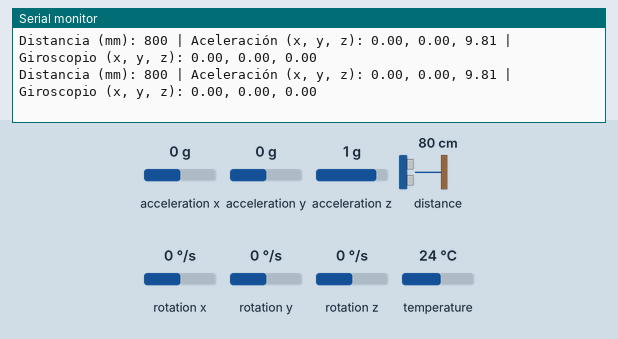
Recording of a sketch running on a simulated Arduino Uno, built with avr-gcc and run on an emulated ATmega328P. Shown: the last lines printed to the serial monitor. Inputs (shaded band) come from the test bench; at power-on: acceleration x 0 g, distance to the obstacle 80 cm, acceleration y 0 g, acceleration z 1 g, rotation x 0 °/s, rotation y 0 °/s, rotation z 0 °/s, temperature 24 °C.

Above: at 1.2 s.
1.3 s: acceleration x set to -1.4 g
At 3.2 s:
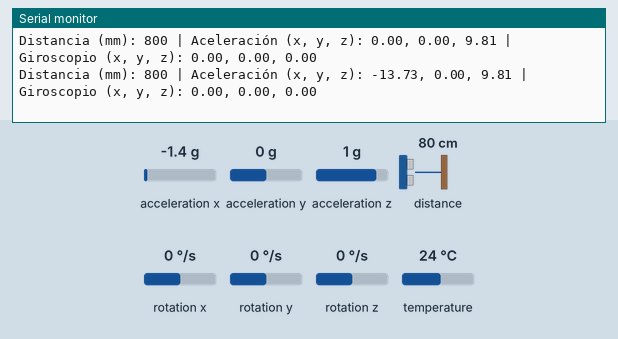
5.6 s: distance to the obstacle set to 250 cm
At 6.4 s:
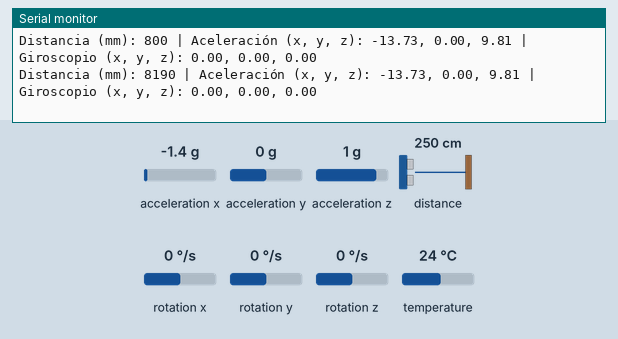
9.3 s: acceleration y set to -1.4 g
At 10.6 s:
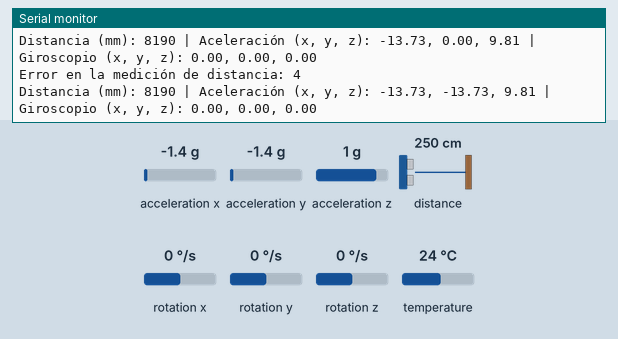
10.8 s: acceleration z set to -1.4 g
At 11.6 s:
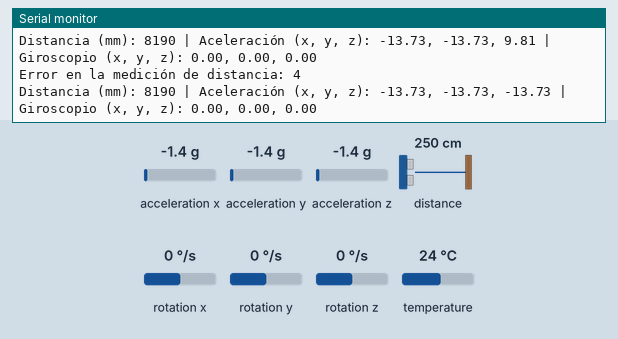
12.3 s: rotation x set to -192 °/s
At 13.2 s:
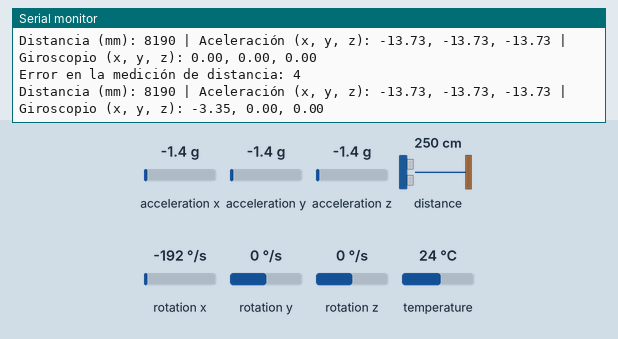

Measured:
- after the input at 1.3 s, the serial monitor: prints a new line after 0.99 s (image 1)
- after the input at 5.6 s, the serial monitor: prints a new line at once (image 2)
- after the input at 9.3 s, the serial monitor: prints a new line after 0.80 s (image 3)
- after the input at 10.8 s, the serial monitor: prints a new line after 0.42 s (image 4)
- after the input at 12.3 s, the serial monitor: prints a new line at once (image 5)

The sketch:

radar_prueba.ino
```cpp
#include <Wire.h>
#include <Adafruit_VL53L0X.h>
#include <Adafruit_MPU6050.h>
#include <Adafruit_Sensor.h> // Necesario para la librería del MPU6050 de Adafruit

// Objeto para el sensor de distancia VL53L0X
Adafruit_VL53L0X lox = Adafruit_VL53L0X();

// Objeto para el giroscopio/acelerómetro MPU6050
Adafruit_MPU6050 mpu6050;

// Variables para almacenar los datos del MPU6050
sensors_event_t a, g, temp;
VL53L0X_RangingMeasurementData_t lox_timing; // Declare lox_timing here

void setup() {
  Serial.begin(9600);

  Wire.begin();

  if (!lox.begin()) {
    Serial.println("Error al inicializar el sensor VL53L0X.");
    while (1);
  }

  if (!mpu6050.begin()) {
    Serial.println("Error al inicializar el sensor MPU6050.");
    while (1);
  }

  mpu6050.setGyroRange(MPU6050_RANGE_250_DEG);
  mpu6050.setAccelerometerRange(MPU6050_RANGE_2_G);
  mpu6050.setFilterBandwidth(MPU6050_BAND_21_HZ);
}

void loop() {
  lox.rangingTest(&lox_timing);
  if (lox_timing.RangeStatus != 0) {
    Serial.print("Error en la medición de distancia: ");
    Serial.println(lox_timing.RangeStatus);
  }
  uint16_t distance = lox.readRange();

  mpu6050.getEvent(&a, &g, &temp);

  Serial.print("Distancia (mm): ");
  Serial.print(distance);
  Serial.print(" | Aceleración (x, y, z): ");
  Serial.print(a.acceleration.x);
  Serial.print(", ");
  Serial.print(a.acceleration.y);
  Serial.print(", ");
  Serial.print(a.acceleration.z);
  Serial.print(" | Giroscopio (x, y, z): ");
  Serial.print(g.gyro.x);
  Serial.print(", ");
  Serial.print(g.gyro.y);
  Serial.print(", ");
  Serial.println(g.gyro.z);

  delay(1000);
}
```
